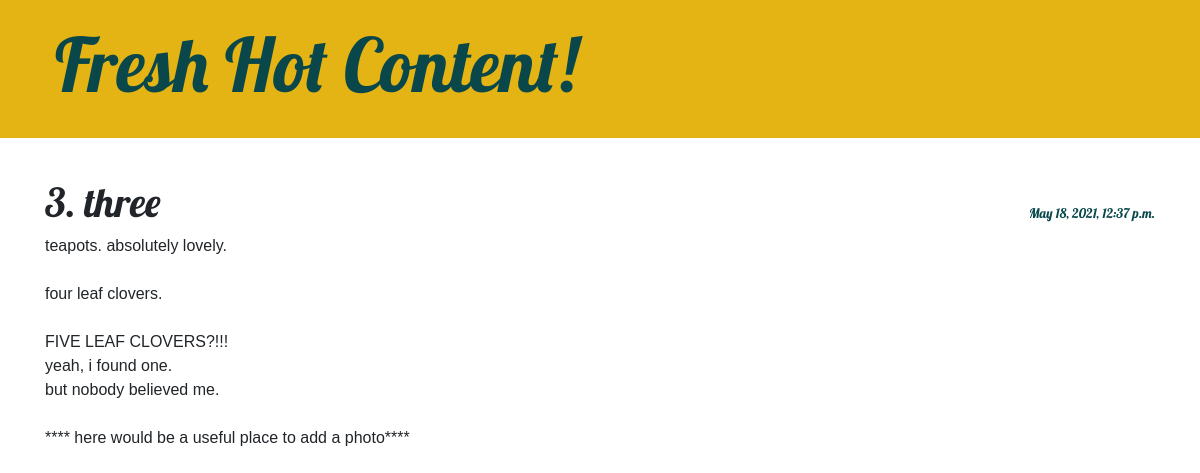
Screenshot of /post/3/ with the database file from the repository.
### blog/models.py (models this page shows, shortened)
class Post(models.Model):
    author = models.ForeignKey(settings.AUTH_USER_MODEL, on_delete=models.CASCADE)
    title = models.CharField(max_length=200)
    text = models.TextField()
    created_date = models.DateTimeField(default=timezone.now)
    published_date = models.DateTimeField(blank=True, null=True)

### blog/views.py (the view)
# urls.py: path('post/<int:pk>/', views.post_detail, name='post_detail'),
def post_detail(request, pk):
    post = get_object_or_404(Post, pk=pk)
    return render(request, 'blog/post_detail.html', {'post': post})

### blog/templates/blog/post_detail.html (shortened to what this page needs)
{% extends 'blog/base.html' %}
{% block content %}
    <article class="post">
        {% if post.published_date %}
            <time class="date">
                {{ post.published_date }}
            </time>
        {% endif %}
        <h1>{{ post.title }}</h1>
        <p>{{ post.text|linebreaksbr }}</p>
    </article>
{% endblock %}

### blog/static/css/blog.css (style rules this page uses)
h1, h2, h3, h4 { font-family: 'Lobster', cursive; }
.date { color: #0a474b; font-size: 10pt; font-family: 'Lobster', cursive; }
.post { margin-bottom: 70px; font-family: 'Arial Black', sans-serif; }
.post > .date, .post > .actions { float: right; margin-top: 26px; }

### rows the page displays
Post: published_date "May 18, 2021, 12:37 p.m.", title "3. three", text "teapots. absolutely lovely. four leaf clovers. FIVE LEAF CLOVERS?!!! yeah, i found one. but nobody believed me. **** here would be a useful place to add a photo****"
